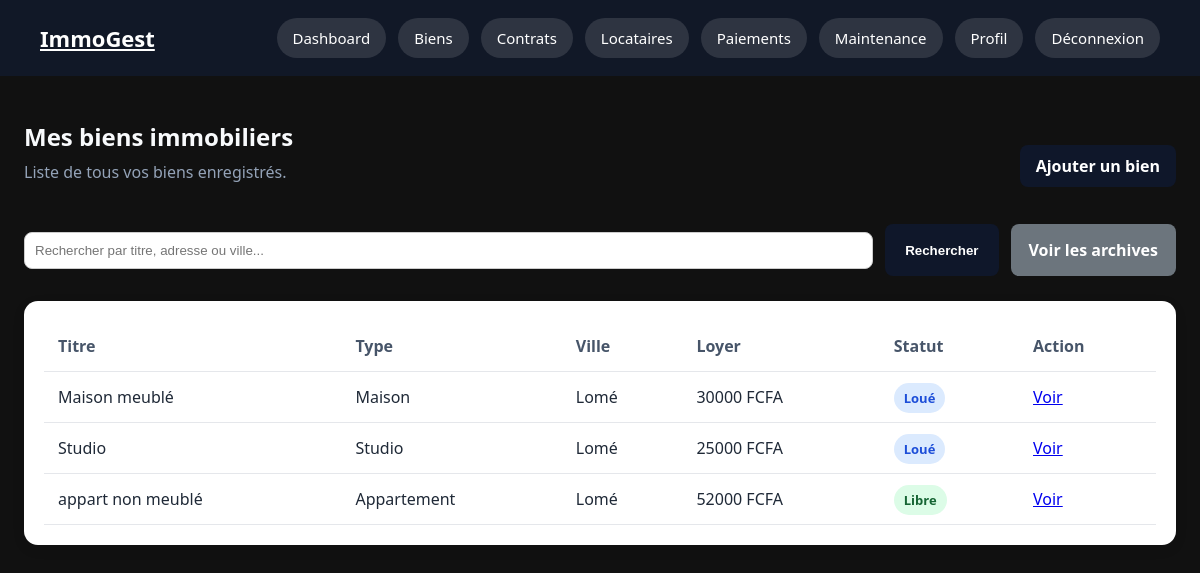
The app's page /properties/biens/ (signed in), older data.
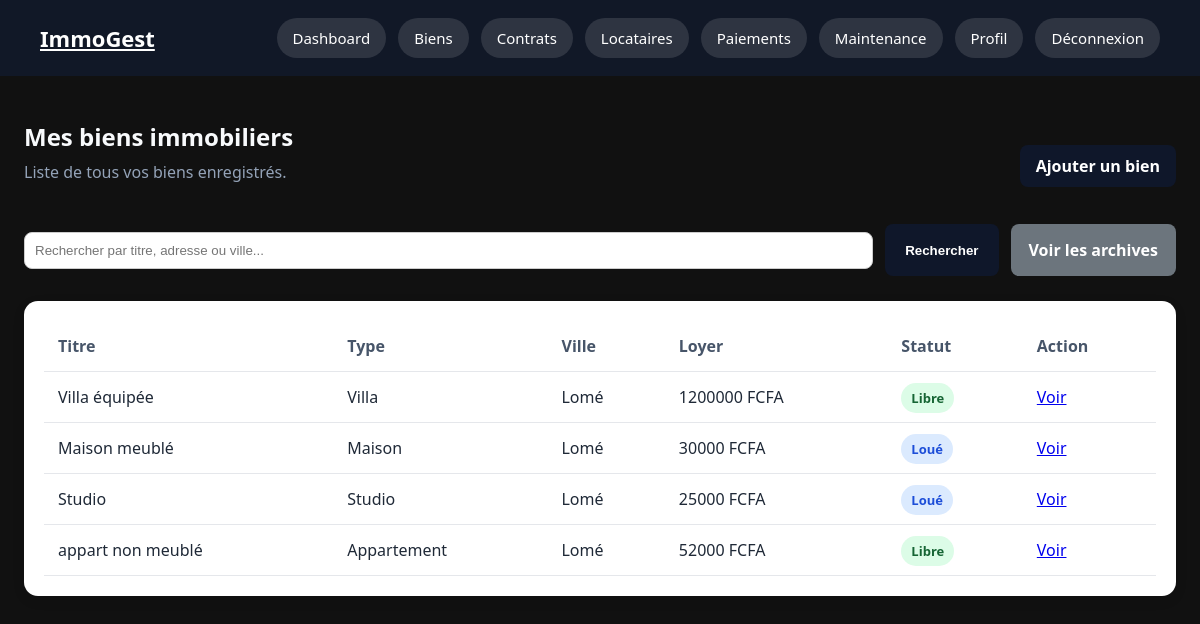
The same page, newer data.
### properties/models.py (models this page shows, shortened)
class Bien(models.Model):
    APPARTEMENT = 'appartement'
    VILLA = 'villa'
    STUDIO = 'studio'
    MAISON = 'maison'
    TYPE_BIEN_CHOICES = [
        (APPARTEMENT, 'Appartement'),
        (VILLA, 'Villa'),
        (STUDIO, 'Studio'),
        (MAISON, 'Maison'),
    ]
    LIBRE = 'libre'
    LOUE = 'loue'
    EN_TRAVAUX = 'en_travaux'
    STATUT_CHOICES = [
        (LIBRE, 'Libre'),
        (LOUE, 'Loué'),
        (EN_TRAVAUX, 'En travaux'),
    ]
    proprietaire = models.ForeignKey(
        ProfilProprietaire,
        on_delete=models.CASCADE,
        related_name='biens'
    )
    titre = models.CharField(
        max_length=200
    )
    type_bien = models.CharField(
        max_length=30,
        choices=TYPE_BIEN_CHOICES
    )
    adresse = models.CharField(
        max_length=255
    )
    ville = models.CharField(
        max_length=100,
        default='Lomé'
    )
    superficie = models.PositiveIntegerField(
        help_text='Superficie en m²'
    )
    loyer_mensuel = models.DecimalField(
        max_digits=10,
        decimal_places=0
    )
    caution = models.DecimalField(
        max_digits=10,
        decimal_places=0
    )
    description = models.TextField(
        blank=True
    )
    image = models.ImageField(
        upload_to='biens/',
        blank=True,
        null=True
    )
    statut = models.CharField(
        max_length=20,
        choices=STATUT_CHOICES,
        default=LIBRE
    )
    is_archived = models.BooleanField(
        default=False
    )
    created_at = models.DateTimeField(
        auto_now_add=True
    )
    updated_at = models.DateTimeField(
        auto_now=True
    )
    class Meta:
        verbose_name = 'Bien immobilier'
        verbose_name_plural = 'Biens immobiliers'
        ordering = ['-created_at']

### properties/views.py (the view)
# urls.py: path('biens/', views.liste_biens, name='liste_biens'),
@login_required
@proprietaire_required
def liste_biens(request):
    profil = request.user.profil_proprietaire
    query = request.GET.get('q', '')
    biens = Bien.objects.filter(proprietaire=profil, is_archived=False)
    if query:
        biens = biens.filter(titre__icontains=query) | biens.filter(adresse__icontains=query) | biens.filter(ville__icontains=query)
    return render(request, 'properties/liste_biens.html', {
        'biens': biens,
        'query': query
    })

### templates/properties/liste_biens.html (shortened to what this page needs)
{% extends "base.html" %}
{% block content %}
<section class="page-header">
    <div>
        <h1>Mes biens immobiliers</h1>
        <p>Liste de tous vos biens enregistrés.</p>
    </div>
    <a href="{% url 'properties:ajouter_bien' %}" class="btn-link">
        Ajouter un bien
    </a>
</section>
<form method="get" class="search-form">
    <input
        type="text"
        name="q"
        placeholder="Rechercher par titre, adresse ou ville..."
        value="{{ query }}"
    >
    <button type="submit">
        Rechercher
    </button>
    <a href="{% url 'properties:biens_archives' %}" class="btn-secondary">
        Voir les archives
    </a>
</form>
{% if biens %}
<div class="table-card">
    <table>
        <thead>
            <tr>
                <th>Titre</th>
                <th>Type</th>
                <th>Ville</th>
                <th>Loyer</th>
                <th>Statut</th>
                <th>Action</th>
            </tr>
        </thead>
        <tbody>
            {% for bien in biens %}
            <tr>
                <td>{{ bien.titre }}</td>
                <td>{{ bien.get_type_bien_display }}</td>
                <td>{{ bien.ville }}</td>
                <td>{{ bien.loyer_mensuel }} FCFA</td>
                <td>
                    <span class="badge {{ bien.statut }}">
                        {{ bien.get_statut_display }}
                    </span>
                </td>
                <td>
                    <a href="{% url 'properties:detail_bien' bien.pk %}">
                        Voir
                    </a>
                </td>
            </tr>
            {% endfor %}
        </tbody>
    </table>
</div>
{% endif %}
{% endblock %}

Row changes from the older to the newer data that the page shows:
added Bien: titre "Villa équipée", type_bien "Villa", ville "Lomé", loyer_mensuel "1200000", statut "Libre"
